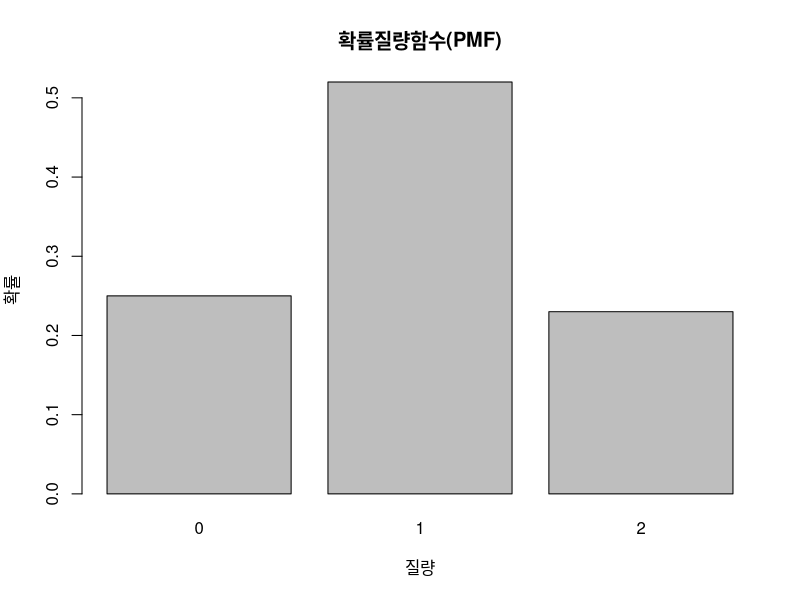
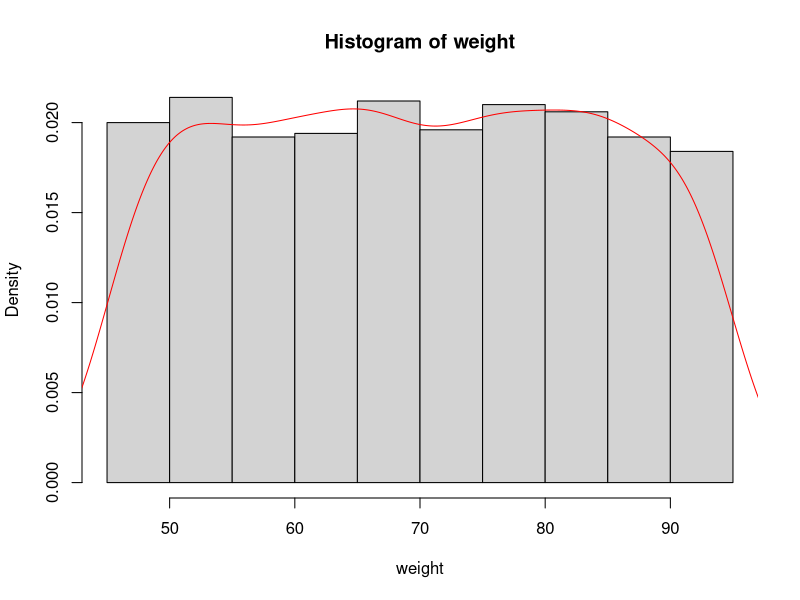
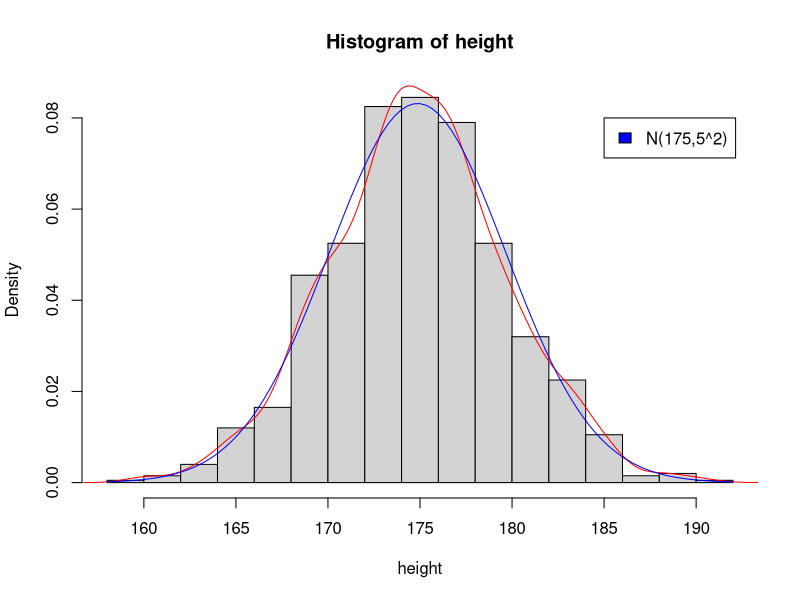
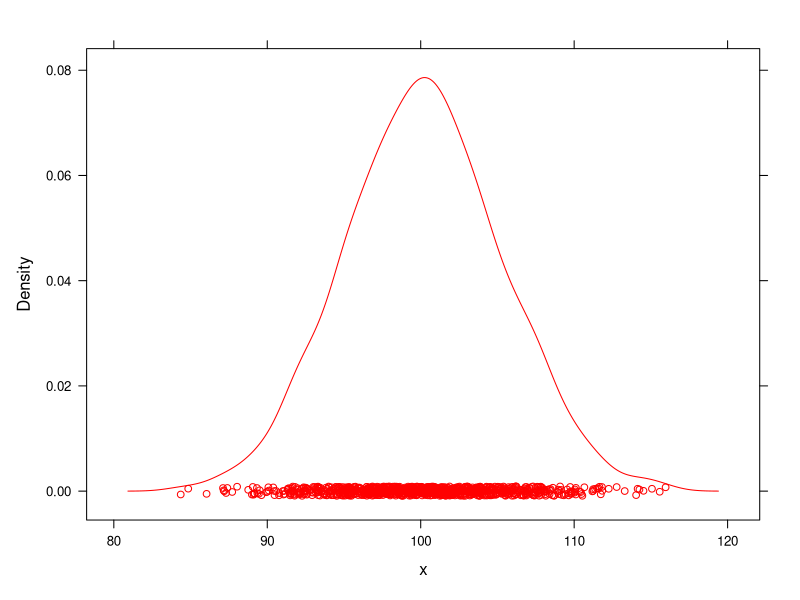

Here is the R script that generated these plots, in order:
# chap09_Statistics_basic

#############################################
# 확률분포 함수 : ppt.15
#############################################

# 1. 확률질량함수 : 이산확률변수 x 크기 

# 이항분포 : 동전실험(ppt.18)
set.seed(12) # 시드 값
x <- rbinom(n=100, size=2, prob=0.5) # size=2 : 독립시행2회(동전 2회 시행) 


# 확률질량함수(PMF)    
pmf <- function(x){
  tab = table(x) # 빈도수 
  return(prop.table(tab)) # 빈도수의 비율 
}

# 함수 호출 
prop = pmf(x)

mass = names(prop) # 질량 : x의 고유한 정수

# 질량 vs 확률 시각화 
barplot(prop, xlab = "질량", ylab = "확률", 
        names.arg = mass, 
        main = "확률질량함수(PMF)") 



set.seed(12) # 시드 값

# 2. 확률밀도함수 : 연속확률변수 x 크기 
weight <- runif(n=1000, min = 45, max = 95)
weight

# 1) 각 계급을 밀도단위로 나타냄 
hist(weight, freq = FALSE) # 밀도단위 

# 2) 확률밀도함수(PDF) : 확률변수X의 크기(확률밀도) 추정  
pdf <- density(weight) 

# 3) 확률밀도분포곡선 : 추정된 대역폭과 x,y 통계로 분포곡선 시각화  
lines(pdf, col='red')

#############################################
# 정규분포 : ppt.23
#############################################
# 정규분포 : 좌우 대칭인 종모양의 연속확률분포  
# - 확률분포곡선(도수분포곡선)이 평균값을 중심으로 좌우대칭인 종 모양

set.seed(12)
height <- rnorm(n=1000, mean = 175, sd = 5)
height

# 1) 각 계급을 밀도단위로 나타냄 
hist(height, freq = FALSE) # 밀도단위 


# 2) 확률밀도함수(PDF) : : 확률변수X의 크기(확률밀도) 추정  
pdf <- density(height) # 커널밀도추정(KDE) : 적분값으로 확률밀도 추정   


# 3) 확률밀도분포곡선 : 추정된 대역폭과 x,y 통계로 분포곡선 시각화  
lines(pdf, col='red')


# 4) 정규분포곡선 추가 
x <- seq(159, 191, 0.1)
curve(dnorm(x, mean=mean(height), sd=sd(height)),
      col='blue', add = TRUE)

# 범례 추가 
legend(x=185, y=0.08, legend = "N(175,5^2)",
       fill='blue')


#########################################
## 표준정규분포 : ppt.33 
#########################################
# 표준정규분포(z분포) 
# - 모든 정규분포를 평균=0, 표준편차=1 로 표준화한 분포
# - 표준화공식 z = (X - mu) / sigma 


# 1) 정규분포 표본 추출 
n <- 1000
x <- rnorm(n, mean = 100, sd= 5) # 확률변수 x 

# 정규분포의 밀도분포곡선(확률밀도함수 이용) 
library(lattice)
densityplot( ~ x, col='red')

# 정규성 검정 : 귀무가설(H0) : 정규분포와 차이가 없다. 
shapiro.test(x) 


# 2) 표준정규분포 변환 : 표준화공식 z    
mu = mean(x) # 그리스 알파벳(모평균) 
z = (x - mu) / sd(x)

mean(z)
sd(z)


# 3) 표준편차 vs 확률 관계(ppt.35) 
# -1 ~ +1        68.26%
# -2 ~ +2        95.44%
# -3 ~ +3        99.74%
